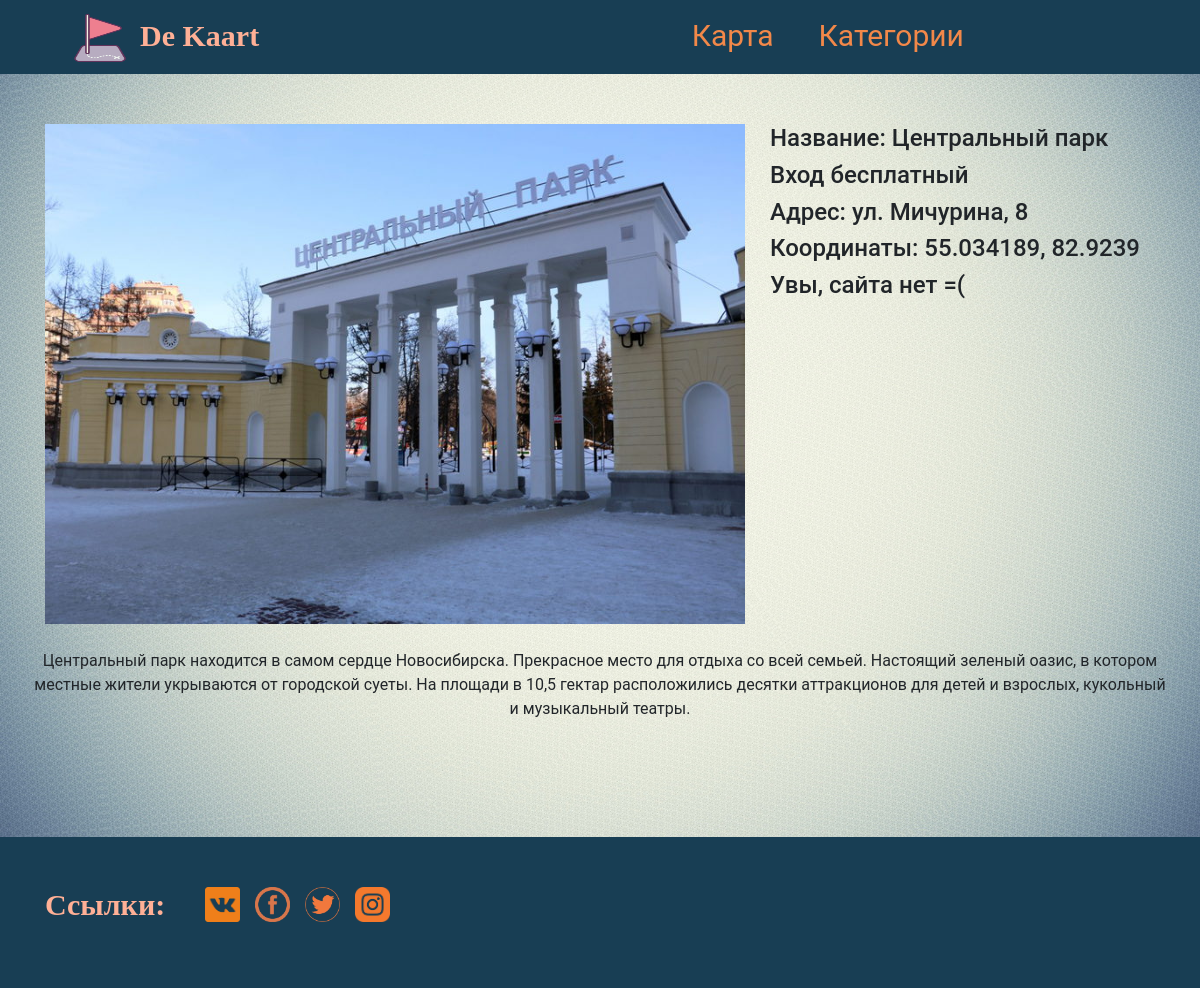
The app's page /categories/Park/Central_Park/ with its own data.
### MainMap/models.py (models this page shows, shortened)
class Sight(models.Model):
    category = models.ForeignKey(to='Category', on_delete=models.CASCADE,
                                 null=True)
    name = models.CharField(max_length=100, default='Sight%d')
    human_name = models.CharField(max_length=50, default=name)
    description = models.TextField(max_length=2000,
                                   default='Описание достопримечательности')
    address = models.CharField(max_length=25, default='Нигде')
    photo = models.ImageField(upload_to='photo_sights/%Y/%m/%d/', max_length=255,
                              default=None)
    web = models.CharField(max_length=75, null=True, blank=True, default=None)
    price = models.IntegerField(default=0)
    longitude = models.CharField(max_length=11, default="00.00000000")
    latitude = models.CharField(max_length=11, default='00.00000000')

### MainMap/views.py (the view)
# urls.py: path('categories/<slug:cat_name>/<slug:sight_name>/', views.sight_view, name='sight'),
def sight_view(request, cat_name, sight_name):
    category = Category.objects.get(name=cat_name)
    sight = Sight.objects.get(name=sight_name)
    context = {'category': category, 'sight': sight}
    return render(request, 'sight.html', context)

### MainMap/templates/sight.html
{% extends 'base.html' %}
{% block content %}
  <section class="bg-picture">
    <div class="container">
      <div class="row">
          <div class="col-md-12 d-flex">
              <img src="{{ sight.photo.url }}" alt="{{ sight.human_name }}" class='sight__photo'>
              <div class="sight__names">
                  <h4>Название: {{sight.human_name}}</h4>
                  {% if sight.price == 0 %}
                    <h4>Вход бесплатный</h4>
                  {% else %}
                    <h4>Цена: {{sight.price}}</h4>
                  {% endif %}
                  <h4>Адрес: {{sight.address}}</h4>
                  {% if sight.longitude == '00.00000000' %}
                    <h4>Увы, координат нет =(</h4>
                  {% else %}
                    <h4>Координаты: {{sight.longitude}}, {{sight.latitude}}</h4>
                  {% endif %}
                  {% if sight.web == None or sight.web == '' %}
                    <h4>Увы, сайта нет =(</h4>
                  {% else %}
                    <h4>Сайт: {{sight.web}}</h4>
                  {% endif %}
              </div>
          </div>
      </div>
      <div class="row">
          <div class="sight_descrip">
            <p>{{sight.description}}</p>
          </div>
      </div>
    </div>
  </section>
{% endblock content %}

### MainMap/static/css/style.css (style rules this page uses)
body { font-family: 'Roboto', sans-serif; }
.bg-picture { background: #666 url(../img/BgfotMap.jpg) round; padding-bottom: 100px; padding-top: 50px; }
.sight__photo { width: 700px; height: 500px; }
.sight__names { padding-left: 25px; }
.sight_descrip { padding-top: 25px; text-align: center; }

### records on screen
Sight: photo (picture), human_name "Центральный парк", address "ул. Мичурина, 8", longitude "55.034189", latitude "82.9239", description "Центральный парк находится в самом сердце Новосибирска. Прекрасное место для отдыха со всей семьей. Настоящий зеленый оазис, в котором местные жители укрываются от городской суеты. На площади в 10,5 гектар расположились десятки аттракционов для детей и взрослых, кукольный и музыкальный театры."
